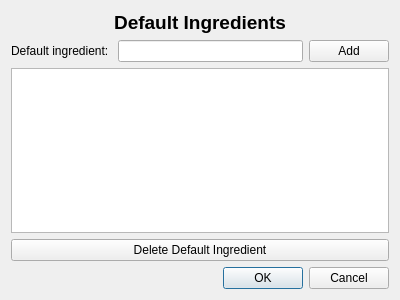
<?xml version="1.0" encoding="UTF-8"?>
<ui version="4.0">
 <class>FilterSettingsView</class>
 <widget class="QDialog" name="FilterSettingsView">
  <property name="geometry">
   <rect>
    <x>0</x>
    <y>0</y>
    <width>400</width>
    <height>300</height>
   </rect>
  </property>
  <property name="windowTitle">
   <string>Dialog</string>
  </property>
  <layout class="QGridLayout" name="gridLayout_2">
   <item row="0" column="0">
    <layout class="QGridLayout" name="gridLayout">
     <item row="1" column="1">
      <widget class="QLineEdit" name="edit_defaultIngredient"/>
     </item>
     <item row="1" column="0">
      <widget class="QLabel" name="label_defaultIngredient">
       <property name="text">
        <string>Default ingredient: </string>
       </property>
      </widget>
     </item>
     <item row="1" column="2">
      <widget class="QPushButton" name="button_addDefaultIngredient">
       <property name="text">
        <string>Add</string>
       </property>
      </widget>
     </item>
     <item row="3" column="0" colspan="3">
      <widget class="QPushButton" name="button_deleteDefaultIngredient">
       <property name="text">
        <string>Delete Default Ingredient</string>
       </property>
      </widget>
     </item>
     <item row="2" column="0" colspan="3">
      <widget class="QListWidget" name="listDefaultIngredients"/>
     </item>
     <item row="0" column="0" colspan="3">
      <widget class="QLabel" name="label_title">
       <property name="text">
        <string>&lt;html&gt;&lt;head/&gt;&lt;body&gt;&lt;p align=&quot;center&quot;&gt;&lt;span style=&quot; font-size:14pt; font-weight:600;&quot;&gt;Default Ingredients&lt;/span&gt;&lt;/p&gt;&lt;/body&gt;&lt;/html&gt;</string>
       </property>
      </widget>
     </item>
    </layout>
   </item>
   <item row="1" column="0">
    <widget class="QDialogButtonBox" name="buttonBox">
     <property name="orientation">
      <enum>Qt::Horizontal</enum>
     </property>
     <property name="standardButtons">
      <set>QDialogButtonBox::Cancel|QDialogButtonBox::Ok</set>
     </property>
    </widget>
   </item>
  </layout>
 </widget>
 <resources/>
 <connections>
  <connection>
   <sender>buttonBox</sender>
   <signal>accepted()</signal>
   <receiver>FilterSettingsView</receiver>
   <slot>accept()</slot>
   <hints>
    <hint type="sourcelabel">
     <x>248</x>
     <y>254</y>
    </hint>
    <hint type="destinationlabel">
     <x>157</x>
     <y>274</y>
    </hint>
   </hints>
  </connection>
  <connection>
   <sender>buttonBox</sender>
   <signal>rejected()</signal>
   <receiver>FilterSettingsView</receiver>
   <slot>reject()</slot>
   <hints>
    <hint type="sourcelabel">
     <x>316</x>
     <y>260</y>
    </hint>
    <hint type="destinationlabel">
     <x>286</x>
     <y>274</y>
    </hint>
   </hints>
  </connection>
 </connections>
</ui>
